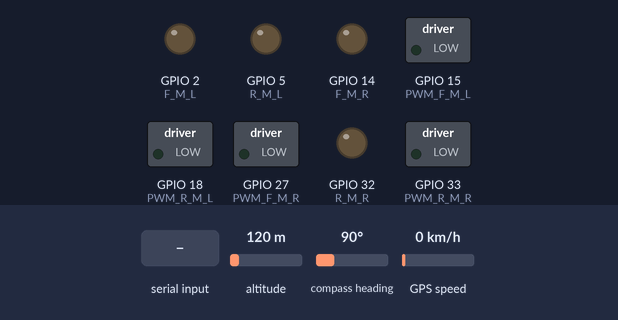
A sketch run on a simulated ESP32. Shown: switched loads named in the sketch (green lamp = pin HIGH), output pins drawn as LEDs (lit = HIGH). Inputs (shaded band) come from the test bench; at power-on: altitude 120 m, compass heading 90°, GPS speed 0 km/h. The GPS gets a fix after 3 s at 37.7749, -122.4194 with 8 satellites; what the sketch prints to the serial monitor is not drawn.

Above: at 0.0 s.
At 2.2 s:
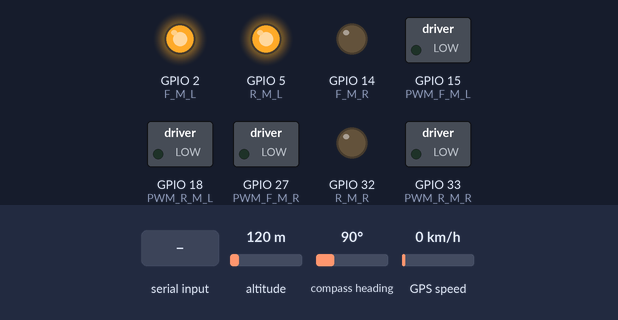
2.3 s: "1\n" received over Serial
Timing chart, 0 to 5.3 s (numbered marks = the images above; inputs shaded):
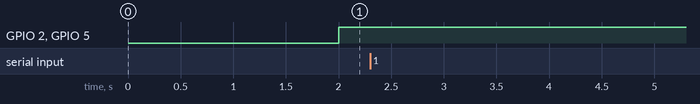

Measured:
- after the input at 2.3 s, every drawn part: stays the same

The sketch:

rover_gps.ino
```cpp
#include <Wire.h>
#include <ArduinoJson.h>
#include <TinyGPS++.h>

#define F_M_R 14
#define PWM_F_M_R 27
#define F_M_L 2
#define PWM_F_M_L 15
#define R_M_R 32
#define PWM_R_M_R 33
#define R_M_L 5
#define PWM_R_M_L 18

#define RXD2 16  // RX pin for GPS (connected to GPS module TX)
#define TXD2 17  // TX pin for GPS (connected to GPS module RX)

#define GPS_BAUD 9600

HardwareSerial gpsSerial(2);
TinyGPSPlus gps;

float linear;
float angular;
float longitude = 100.0;
float latitude = 50;
float altitude = 90;

unsigned long last_msg_time = 0;
const unsigned long msg_timeout = 100;


void handleIdentification() {
    StaticJsonDocument<50> response;
    response["device_type"] = "rover";
    String output;
    serializeJson(response, output);
    Serial.println(output);
}


// ON LOW Front motors Rotate such that it moves forward
void movement(int speed, int angular_speed) {
    int right_speed = speed + angular_speed;
    int left_speed = speed - angular_speed;

    // Set motor directions
    if (right_speed > 0) {
        digitalWrite(F_M_R, HIGH);
        digitalWrite(R_M_R, HIGH);
    } else {
        digitalWrite(F_M_R, LOW);
        digitalWrite(R_M_R, LOW);
    }

    if (left_speed > 0) {
        digitalWrite(F_M_L, LOW);
        digitalWrite(R_M_L, LOW);
    } else {
        digitalWrite(F_M_L, HIGH);
        digitalWrite(R_M_L, HIGH);
    }


    analogWrite(PWM_F_M_R, abs(right_speed) < 255 ? abs(right_speed) : 255);
    analogWrite(PWM_F_M_L, abs(left_speed) < 255 ? abs(left_speed) : 255);
    analogWrite(PWM_R_M_R, abs(right_speed) < 255 ? abs(right_speed) : 255);
    analogWrite(PWM_R_M_L, abs(left_speed) < 255 ? abs(left_speed) : 255);
}

void setup() {
    Serial.begin(115200);
    pinMode(F_M_R, OUTPUT);
    pinMode(PWM_F_M_R, OUTPUT);
    pinMode(F_M_L, OUTPUT);
    pinMode(PWM_F_M_L, OUTPUT);
    pinMode(R_M_R, OUTPUT);
    pinMode(PWM_R_M_R, OUTPUT);
    pinMode(R_M_L, OUTPUT);
    pinMode(PWM_R_M_L, OUTPUT);

    gpsSerial.begin(GPS_BAUD, SERIAL_8N1, RXD2, TXD2);

    delay(1000);

    last_msg_time = millis();
}

void loop() {
    if (Serial.available() > 0) {
        String incomingData = Serial.readStringUntil('\n');

        if (gpsSerial.available() > 0) {
            char gpsData = gpsSerial.read();
            gps.encode(gpsData);

            if (gps.location.isUpdated()) {
                latitude = gps.location.lat();
                longitude = gps.location.lng();
                altitude = gps.altitude.meters();
            }
        }

        StaticJsonDocument<200> doc;
        DeserializationError error = deserializeJson(doc, incomingData);

        if (error) {
            return;
        }

        const char* command = doc["command"];
        if (command) {
            if (strcmp(command, "identify") == 0) {
                handleIdentification();
                return;
            }
        }

        linear = doc["linear"];
        angular = doc["angular"];

        movement(linear, angular);

        StaticJsonDocument<200> response;
        response["lo"] = longitude;
        response["la"] = latitude;
        response["al"] = altitude;

        String output;
        serializeJson(response, output);
        Serial.println(output);

        last_msg_time = millis();
    }

    if (millis() - last_msg_time > msg_timeout) {
        movement(0, 0);
    }

    delay(10);
}
```
